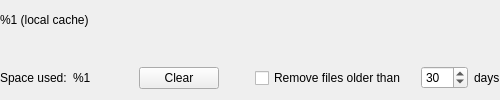
        <widget class="QWidget" name="wCacheSection" native="true">
         <layout class="QVBoxLayout" name="vCacheSection">
          <property name="spacing">
           <number>12</number>
          </property>
          <property name="leftMargin">
           <number>0</number>
          </property>
          <property name="topMargin">
           <number>0</number>
          </property>
          <property name="rightMargin">
           <number>0</number>
          </property>
          <property name="bottomMargin">
           <number>0</number>
          </property>
          <item>
           <layout class="QVBoxLayout" name="vCacheTitleLine">
            <property name="spacing">
             <number>4</number>
            </property>
            <property name="leftMargin">
             <number>0</number>
            </property>
            <property name="topMargin">
             <number>0</number>
            </property>
            <property name="rightMargin">
             <number>0</number>
            </property>
            <property name="bottomMargin">
             <number>0</number>
            </property>
            <item>
             <widget class="QLabel" name="lCacheTitle">
              <property name="text">
               <string>%1 (local cache)</string>
              </property>
              <property name="font-size" stdset="0">
               <string notr="true">caption</string>
              </property>
              <property name="semibold" stdset="0">
               <bool>true</bool>
              </property>
             </widget>
            </item>
            <item>
             <widget class="QFrame" name="fCacheLine">
              <property name="minimumSize">
               <size>
                <width>0</width>
                <height>1</height>
               </size>
              </property>
              <property name="maximumSize">
               <size>
                <width>16777215</width>
                <height>1</height>
               </size>
              </property>
              <property name="frameShape">
               <enum>QFrame::NoFrame</enum>
              </property>
             </widget>
            </item>
           </layout>
          </item>
          <item>
           <layout class="QHBoxLayout" name="horizontalLayout_9">
            <property name="spacing">
             <number>6</number>
            </property>
            <item>
             <widget class="QLabel" name="lCacheSizeStatic">
              <property name="text">
               <string>Space used:</string>
              </property>
             </widget>
            </item>
            <item>
             <widget class="QLabel" name="lCacheSize">
              <property name="minimumSize">
               <size>
                <width>60</width>
                <height>0</height>
               </size>
              </property>
              <property name="toolTip">
               <string>Local folder with a backup of files deleted in MEGA</string>
              </property>
              <property name="text">
               <string notr="true">%1</string>
              </property>
             </widget>
            </item>
            <item>
             <widget class="QPushButton" name="bClearCache">
              <property name="sizePolicy">
               <sizepolicy hsizetype="Preferred" vsizetype="Fixed">
                <horstretch>0</horstretch>
                <verstretch>0</verstretch>
               </sizepolicy>
              </property>
              <property name="minimumSize">
               <size>
                <width>0</width>
                <height>0</height>
               </size>
              </property>
              <property name="maximumSize">
               <size>
                <width>16777215</width>
                <height>16777215</height>
               </size>
              </property>
              <property name="cursor">
               <cursorShape>PointingHandCursor</cursorShape>
              </property>
              <property name="text">
               <string>Clear</string>
              </property>
              <property name="autoDefault">
               <bool>false</bool>
              </property>
              <property name="type" stdset="0">
               <string notr="true">secondary</string>
              </property>
              <property name="dimension" stdset="0">
               <string notr="true">small</string>
              </property>
             </widget>
            </item>
            <item>
             <spacer name="horizontalSpacer_8">
              <property name="orientation">
               <enum>Qt::Horizontal</enum>
              </property>
              <property name="sizeType">
               <enum>QSizePolicy::Fixed</enum>
              </property>
              <property name="sizeHint" stdset="0">
               <size>
                <width>30</width>
                <height>0</height>
               </size>
              </property>
             </spacer>
            </item>
            <item>
             <layout class="QHBoxLayout" name="horizontalLayout_8">
              <property name="spacing">
               <number>0</number>
              </property>
              <item>
               <widget class="QCheckBox" name="cCacheSchedulerEnabled">
                <property name="cursor">
                 <cursorShape>PointingHandCursor</cursorShape>
                </property>
                <property name="text">
                 <string>Remove files older than</string>
                </property>
                <property name="type" stdset="0">
                 <string notr="true">mega</string>
                </property>
               </widget>
              </item>
              <item>
               <spacer name="horizontalSpacer_6">
                <property name="orientation">
                 <enum>Qt::Horizontal</enum>
                </property>
                <property name="sizeType">
                 <enum>QSizePolicy::Minimum</enum>
                </property>
                <property name="sizeHint" stdset="0">
                 <size>
                  <width>15</width>
                  <height>20</height>
                 </size>
                </property>
               </spacer>
              </item>
              <item>
               <widget class="QSpinBox" name="sCacheSchedulerDays">
                <property name="cursor">
                 <cursorShape>PointingHandCursor</cursorShape>
                </property>
                <property name="buttonSymbols">
                 <enum>QAbstractSpinBox::UpDownArrows</enum>
                </property>
                <property name="minimum">
                 <number>1</number>
                </property>
                <property name="maximum">
                 <number>365</number>
                </property>
                <property name="value">
                 <number>30</number>
                </property>
               </widget>
              </item>
             </layout>
            </item>
            <item>
             <widget class="QLabel" name="lCacheSchedulerSuffix">
              <property name="styleSheet">
               <string notr="true">font-style: normal;</string>
              </property>
              <property name="text">
               <string notr="true">days</string>
              </property>
              <property name="alignment">
               <set>Qt::AlignLeading|Qt::AlignLeft|Qt::AlignVCenter</set>
              </property>
             </widget>
            </item>
            <item>
             <spacer name="horizontalSpacer_14">
              <property name="orientation">
               <enum>Qt::Horizontal</enum>
              </property>
              <property name="sizeHint" stdset="0">
               <size>
                <width>0</width>
                <height>0</height>
               </size>
              </property>
             </spacer>
            </item>
           </layout>
          </item>
         </layout>
        </widget>
